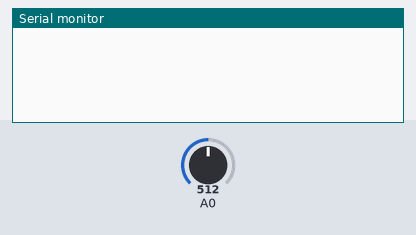
The sketch below on a simulated Arduino Uno, built with avr-gcc and run on an emulated ATmega328P. Parts: the last lines printed to the serial monitor. The test bench sets the inputs (shaded band); at power-on: A0 = 512.

Above: at 1.3 s.
1.4 s: A0 set to 716
At 3.7 s:
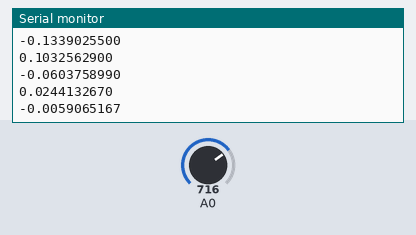
4.0 s: A0 set to 900
At 5.7 s:
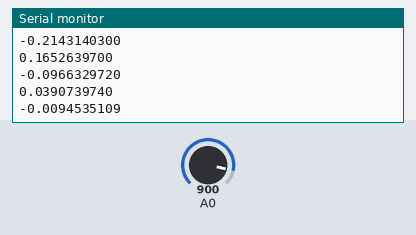
Timing chart, 0 to 7.2 s (numbered marks = the images above; inputs shaded):
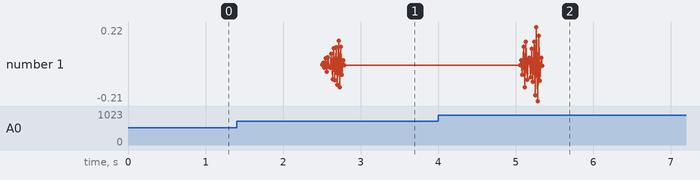

The sketch:

filtro_digital.ino
```cpp
char * dados = new char[16];
/*  0 -> Esperando o tamanho do vetor x
 *  1 -> Entrando com todos os valores de x
 *  2 -> Esperando o tamanho do vetor h
 *  3 -> Entrando com todos os valores de h
 *  4 -> Calcula e mostra a convolucao
 */
const int idxMax = 10;
float x[idxMax];

float h[] = {
-0.0039479588039812519,
0.020265964382985422,
-0.056673697806016526,
0.10937295136286738,
-0.15851869967276119,
0.1787878355169861,
-0.15851869967276119,
0.10937295136286738,
-0.056673697806016526,
0.020265964382985422,
-0.0039479588039812519
};
int tamX = 0;
int indX = 0;
int indH = 0;
int tamH = 11;
int index = 0;

// ------------------------------------- USART --------------------------------------------------------------------------
void cfg_USART(){
  /* Configuracao adotada
   * UCSR0A -> Habilitada a transmissao com 2 vezes mais velociadade
   * UCSR0B -> Recepcao e transmissao habilitada, habilitada a interrupcao de transmissao completa, transmissao de 8 bits
   */
  cli();
  UCSR0B = 0;   // Desabilita TX e RX parra setar o Baud Rate
  UCSR0A = 0b10000010;            // Limpa flag TXC, seleciona velocidade normal e desabilita Multi-Processamento Comum
  UCSR0C = 0b00000110;   // Modo sincrono
  UBRR0 = 207;
  UCSR0B = 0b10011001;   // Transmissao e recepcao habilitados, UCSZ02 = 1 conclui a configuracao de 8 bits
  sei();
}

void enviar_USART(unsigned char dado[]){
  while(!( UCSR0A & (1<<UDRE0)));   // Enquanto o bit 5 estiver ativado
  UDR0 = dado;                      // Coloca o valor e o envia

}

void enviar_dados_USART_ln(char c[]){
  int i = 0;
  int tam = strlen(c);
  for(int i = 0; i < tam; i++){
    enviar_USART(c[i]);
  }
  // \n -> Para sair pula linha no terminal do arduino
  // \r -> Para sair pula linha no terminal do proteus
  enviar_USART('\n');
  enviar_USART('\r');
}

void enviar_dados_USART(char c[]){
  int i = 0;
  int tam = strlen(c);
  for(int i = 0; i < tam; i++){
    enviar_USART(c[i]);
  }
}


unsigned char receber_dados_USART(){
  while(!(UCSR0A & (1<<RXC0))); //Espera o dado ser recebido
  return UDR0;                  //Lê o dado recebido e retorna
}
// ------------------------------------- USART --------------------------------------------------------------------------

// ------------------------------------- Timmer -------------------------------------------------------------------------
int f = 4;    // Frequencia de amostragem

void timmer1_reset(){
  // Reseta o Timmer1

  // TCNT1 = 65536 - (Fosc)/ (f * prescaler) - 1
  // O valor inicial de TCNT1 indicara a quantos segundos ele estourara
  // Para defini-lo usa-se
  // TCNT1 = 2^16 - (Fosc)/ (f * prescaler) - 1
  // 2^16 -> Valor maximo de TCNT1
  // Fosc -> Frequencia do oscilador, neste caso 16 MHz
  // f -> Frequência em que ocorrerá o estouro
  // prescaler -> prescaler definido

  /* Configuracao adotada
   * Timmer configurado para estourar a cada 250 ms, 25 ms e 2.5 ms
   */
  TCNT1 = 65536 - (16000000)/ (f * 256) - 1;
}

void cfg_Timer1(){
  /* Configuracao adotada
   * TCCR1A -> Operacao normal
   * TCCR1B -> Prescaler de 256
   * TIMSK1 -> Interrupcao de overflow ativada
   */
  cli();
  TCCR1A = 0;             // Configura o modo de operacao do Timmer para modo de operacao normal, contador neste caso
  TCCR1B = 0b00000100;    // Configura o prescaler como 256

  // Habilita a interrupcao de estouro
  TIMSK1 = 0b00000001;

  timmer1_reset();        // Resta o tempo
  sei();
}
// ------------------------------------- Timmer -------------------------------------------------------------------------

// ------------------------------------- Conversao AD -------------------------------------------------------------------
void cfg_convAD(){
  /* Configuracao adotada
   * ADMUX -> Referencia em Avcc e canal ADC0 escolhido
   * ADCSRA -> Conv. AD habilitado, selecionado o auto trigger, interrupcao ativada, prescaler de 128
   * ADCSRB -> Configurado para comersar a Conv. AD quando houver estouro do Timmer1
   */
  cli();
  ADCSRA = 0b10101111;  // Habilita o conversor AD prescaler de 128, interrupcao habilitada
  ADCSRB = 0b00000110;
  ADMUX = 0b01000000;
  sei();
}
// ------------------------------------- Conversao AD -------------------------------------------------------------------


// ------------------------------------- Convolucao ---------------------------------------------------------------------
float * soma_convolucao(float x[], int tamX, float h[], int tamH){
    int tamanho = tamX + tamH - 1;
    float * resposta = new float[tamanho];// Vetor de resposta
    int inicio = 0;                       // Inicio do vetor
   // int limite = -tamH - 1;               // "Inverte" o vetor h
    for (int k = 0; k < tamanho; k ++){   // Preenche o vetor de resposta
        float sum = 0;
        int count = 0;
        for (int n = inicio; n >= 0; n--) // Multiplica os dois vetores
        {
            if (count < tamX){            // Garante que so serao pegos valores existentes em ambos os vetores
                if (n >= tamH)            // Se n for maior que o tamanho de H pega 0
                    sum += x[count] * 0;
                else                      // Senao multiplca, existem valores para os dois numeros
                    sum += x[count] * h[n];
                count++;
            }
        }
        resposta[k] = sum;
        inicio += 1;
    }
    return resposta;
}
// ------------------------------------- Convolucao ---------------------------------------------------------------------

// ------------------------------------- Outros -------------------------------------------------------------------------

void imprimir_vetor(float * vetor, float tam_vetor){
  char * aux = new char[16];
  for(int i = 0; i < tam_vetor; i++){

    aux = new char[16];
    dtostrf(vetor[i], 6, 10, aux);
    enviar_dados_USART_ln(aux);
  }
}
// ------------------------------------- Outros -------------------------------------------------------------------------


// ------------------------------------- Interrupcoes -------------------------------------------------------------------
// Tratamento de interrupcao
ISR(TIMER1_OVF_vect){               // Overflow Timmer1
  // Houve um overflow em timmer1
  timmer1_reset();                  // Reseta o Timmer1
  //ADCSRA |= (1 << ADSC);          // Mantem o valor de ADCSRA e desloca ADSC em 1, ou seja, seta ADSC para um da inicio a conversao
}

ISR (ADC_vect){                     // Conversao AD

    x[index] =  ADCW * 5.0 / 1024.0 - 2;  // ADCW -> Fornecida pelo compilador
    index ++;
    tamX++;
    if (index == idxMax){
    imprimir_vetor(soma_convolucao(x, tamX, h, tamH), tamX + tamH - 1);
      index = 0;
      tamX = 0;
    }

}
// ------------------------------------- Interrupcoes -------------------------------------------------------------------

void setup() {
 cfg_USART();
 cfg_Timer1();
 cfg_convAD();
}


void loop() {

}
```

Measured:
- after the input at 1.4 s, the serial monitor: prints a new line after 1.2 s (image 1)
- after the input at 4.0 s, the serial monitor: prints a new line after 1.1 s (image 2)
- plotted number 1: -0.01 → -0.01 after the input at 4.0 s
